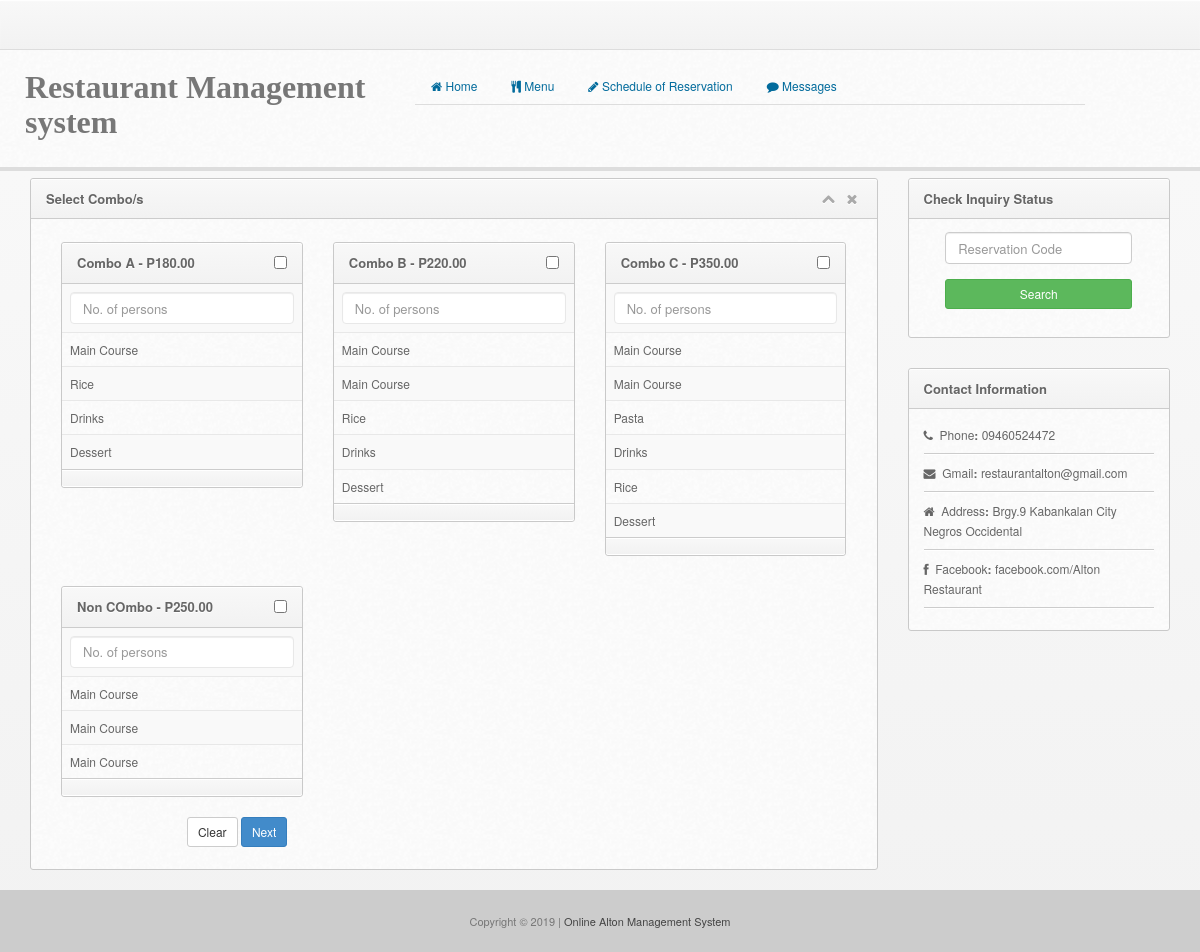
The page /combo.php (signed in) on the database its author committed.
### tables this page shows
CREATE TABLE `combo` (
  `combo_id` int(11) NOT NULL AUTO_INCREMENT,
  `combo_name` varchar(100) NOT NULL,
  `combo_price` decimal(10,2) NOT NULL,
  PRIMARY KEY (`combo_id`)
);

CREATE TABLE `combo_details` (
  `combo_details_id` int(11) NOT NULL AUTO_INCREMENT,
  `combo_id` int(11) NOT NULL,
  `cat_id` int(11) NOT NULL,
  PRIMARY KEY (`combo_details_id`)
);

CREATE TABLE `category` (
  `cat_id` int(11) NOT NULL AUTO_INCREMENT,
  `cat_name` varchar(50) NOT NULL,
  PRIMARY KEY (`cat_id`)
);

### combo.php (the view, shortened to what this page needs)
<?php include 'header.php';?>
<body>
	<?php include 'navbar.php';?>
	<?php include 'menu-tab.php';?>
		<div class = "content">
			<div class = "col-lg-12 col-md-12 col-sm-12 col-xs-12">
				<div class = "col-md-9 col-lg-9">
					<div class="widget wgreen">
                <div class="widget-head">
                  <div class="pull-left">Select Combo/s</div>
                  <div class="widget-icons pull-right">
                    <a href="#" class="wminimize"><i class="fa fa-chevron-up"></i></a>
                    <a href="#" class="wclose"><i class="fa fa-times"></i></a>
                  </div>
                  <div class="clearfix"></div>
                </div>
                <div class="widget-content" style="height:650px">
                  <div class="padd">
                    <form class="form-horizontal" role="form" action="combo_save.php" method="post">
<?php
include('includes/dbcon.php');
    $query=mysqli_query($con,"select * from combo order by combo_name")or die(mysqli_error($con));
      while ($row=mysqli_fetch_array($query)){
        $id=$row['combo_id'];
        $name=$row['combo_name'];
        $price=$row['combo_price'];
?>
          <div class="col-md-4">
              <div class="widget">
                <div class="widget-head">
                  <div class="pull-left"><?php echo $name;?> - P<?php echo $price;?></div>
                  <div class="widget-icons pull-right">
                    <input type="checkbox" id="inlineCheckbox1" value="<?php echo $id;?>" name="combo_id[]">
                  </div>
                  <div class="clearfix"></div>
                </div>
                <div class="widget-content referrer">
                  <table class="table table-striped table-bordered table-hover">
                    <tbody>
                      <tr>
                      <td><input type="number" class="form-control" placeholder="No. of persons" name="nop[]"></td>
                    </tr>
<?php
    $query1=mysqli_query($con,"select * from combo_details natural join category where combo_id='$id'")or die(mysqli_error($con));
      while ($row1=mysqli_fetch_array($query1)){
        $catname=$row1['cat_name'];
?>
                    <tr>
                      <td><?php echo $catname;?></td>
                    </tr>
<?php }?>
                  </tbody></table>
                  <div class="widget-foot">
                  </div>
                </div>
              </div>
            </div>
            <?php }?>
                  </div>
                  <div class="form-group">
                                  <div class="col-lg-offset-2 col-lg-6">
                                    <button type="reset" class="btn btn-sm btn-default">Clear</button>
                                    <button type="submit" class="btn btn-sm btn-primary">Next</button>
                                  </div>
                                </div>
                </div>
              </div>
				</div>
        <?php include('right-sidebar.php');?>
<?php include 'footer.php';?>
</body>
</html>

### css/style.css (style rules this page uses)
body { font-size: 12px; line-height: 22px; color: #666; border-top: 3px solid #eee; background:#343434 url("../img/back.png") repeat; padding-top: 37px; -webkit-font-smoothing: antialiased; }
a { color: #026b9c; }
button { font-size: 11px; }
form { margin: 0px; }
.widget { border: 1px solid #c9c9c9; border-radius: 3px; margin-top: 10px; margin-bottom: 20px; background: #fafafa url('../img/cream.png') repeat; }
.widget .table * { border-color:#e8e8e8 !important; }
.widget .table.table-bordered { margin-bottom:0px; border:0px; }
.widget .table.table-bordered tr:first-child td { border-top:0px; }
.widget .table.table-bordered tr:last-child td { border-bottom:0px; }
.widget .table.table-bordered td { border-right:1px solid #ddd; }
.widget .table.table-bordered tr td:first-child { border-left:0px; }
.widget .table.table-bordered td:last-child { border-right:0px; }
.widget .padd, .modal-body { padding: 13px 15px; }
.widget .widget-head,.modal-header { background-color: #f8f8f8; background: -webkit-gradient(linear, left top, left bottom, from(#f8f8f8), to(#f2f2f2)); background: -webkit-linear-gradient(top, #f8f8f8, #f2f2f2); background: -moz-linear-gradient(top, #f8f8f8, #f2f2f2); background: -ms-linear-gradient(top, #f8f8f8, #f2f2f2); background: -o-linear-gradient(top, #f8f8f8, #f2f2f2); background: linear-gradient(top, #f8f8f8, #f2f2f2); border-top-right-radius: 3px; border-top-left-radius: 3px; text-shadow:0px 1px #fff; border-bottom: 1px solid #ccc; border-top: 1px solid #fff; color: #666; font-size: 13px; font-weight: bold; padding: 8px 15px; }
.widget .widget-head .widget-icons i { font-size: 14px; margin: 0px 4px; }
.widget .widget-head .widget-icons a { color: #aaa; }
.widget .widget-foot, .modal-footer { background-color: #f8f8f8; background: -webkit-gradient(linear, left top, left bottom, from(#f8f8f8), to(#f2f2f2)); background: -webkit-linear-gradient(top, #f8f8f8, #f2f2f2); background: -moz-linear-gradient(top, #f8f8f8, #f2f2f2); background: -ms-linear-gradient(top, #f8f8f8, #f2f2f2); background: -o-linear-gradient(top, #f8f8f8, #f2f2f2); background: linear-gradient(top, #f8f8f8, #f2f2f2); border-bottom-right-radius: 3px; border-bottom-left-radius: 3px; text-shadow:0px 1px #fff; border-bottom: 1px solid #fff; border-top: 1px solid #ccc; padding: 8px 15px; font-size: 12px; color: #555; box-shadow: inset 0px 1px 1px #fff; }

### rows shown on the page
combo: combo_name "Combo A", combo_price "180.00"
combo_details: cat.cat_name "Main Course"
combo_details: cat.cat_name "Rice"
combo_details: cat.cat_name "Drinks"
combo_details: cat.cat_name "Dessert"
combo: combo_name "Combo B", combo_price "220.00"
combo_details: cat.cat_name "Main Course"
combo_details: cat.cat_name "Main Course"
combo_details: cat.cat_name "Rice"
combo_details: cat.cat_name "Drinks"
combo_details: cat.cat_name "Dessert"
combo: combo_name "Combo C", combo_price "350.00"
combo_details: cat.cat_name "Main Course"
combo_details: cat.cat_name "Main Course"
combo_details: cat.cat_name "Pasta"
combo_details: cat.cat_name "Drinks"
combo_details: cat.cat_name "Rice"
combo_details: cat.cat_name "Dessert"
combo: combo_name "Non COmbo", combo_price "250.00"
combo_details: cat.cat_name "Main Course"
combo_details: cat.cat_name "Main Course"
combo_details: cat.cat_name "Main Course"
